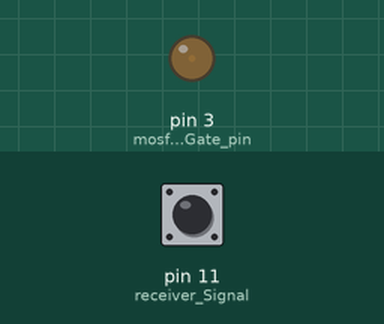
Simulated run of this sketch. Board: Arduino Uno, built with avr-gcc and run on an emulated ATmega328P. Shown: output pins drawn as LEDs (lit = HIGH). The test bench sets the inputs (shaded band); at power-on: pin 11 (receiver_Signal) LOW.

Above: at 1.2 s.
1.3 s: pin 11 (receiver_Signal) pulsed HIGH 2 times (0.12 s each, 0.3 s apart)
At 2.3 s:
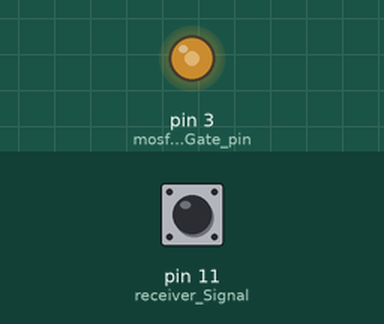
Timing chart, 0 to 4.3 s (numbered marks = the images above; inputs shaded):
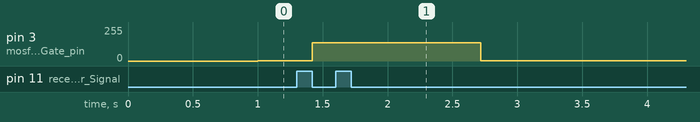

Measured:
- after the input at 1.3 s, pin 3 (mosfet_Gate_pin): 1/255 → 137/255 after 0.12 s, → 1/255 1.3 s later

The sketch:

Brushed_ESC.ino
```cpp
// Brushed ESC

void setup() {
  pinMode(11,INPUT); //receiver Signal
  pinMode(3,OUTPUT); //mosfet Gate pin
}

void loop() {
  analogWrite(3,map(pulseIn(11,HIGH),1000,2000,0,255));
}
```
